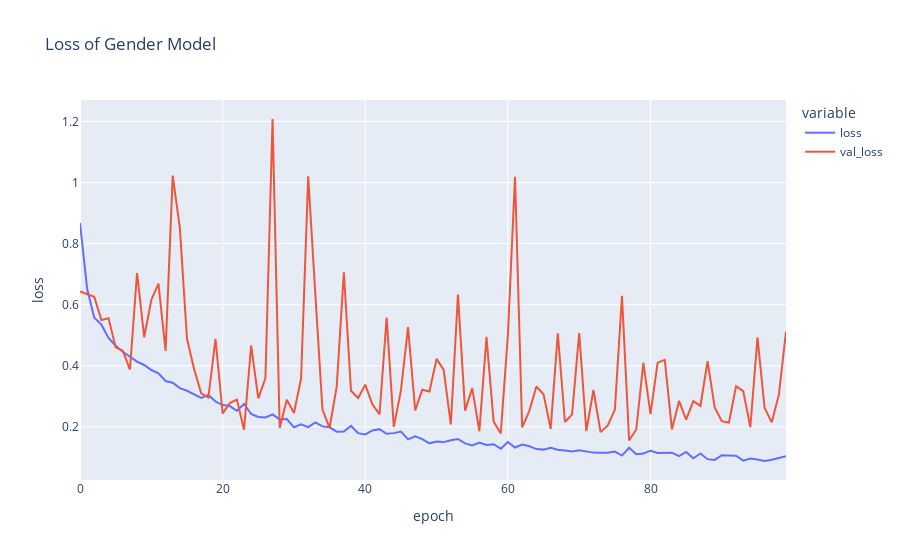

Notebook source saved alongside this figure:
### Code cell
import plotly.graph_objects as go
import plotly.express as px

fig = px.line(
    history.history, y=['loss', 'val_loss'],
    labels={'index': 'epoch', 'value': 'loss'}, 
    title='Loss of Gender Model')
fig.show()
